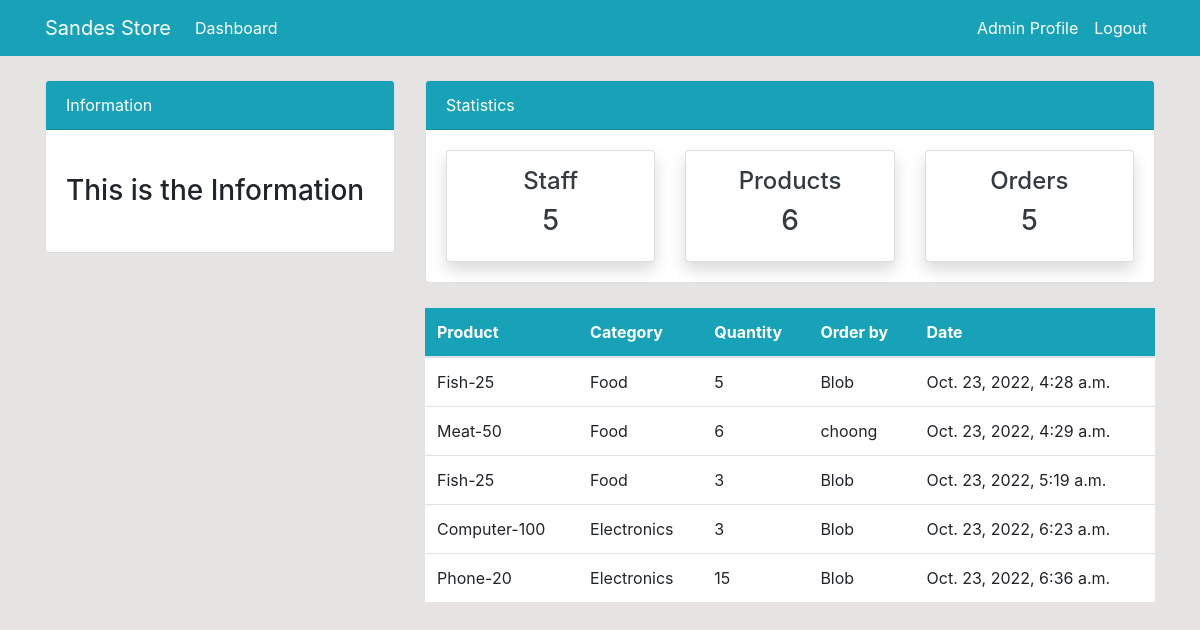
/order/ (signed in), run on the app's committed database.
### dashboard/models.py (models this page shows, shortened)
class Order(models.Model):
    product = models.ForeignKey(Product, on_delete=models.CASCADE, null=True)
    staff = models.ForeignKey(User, models.CASCADE, null=True)
    order_quantity = models.PositiveIntegerField(null=True)
    date = models.DateTimeField(auto_now_add=True)
    class Meta:
        verbose_name_plural = 'Order'

class Product(models.Model):
    name = models.CharField(max_length=100, null=True)
    category = models.CharField(max_length=20, choices=CATEGORY, null=True)
    quantity = models.PositiveBigIntegerField(null=True)
    class Meta:
        verbose_name_plural = 'Product'
    def __str__(self):
        return f'{self.name}-{self.quantity}'

### dashboard/views.py (the view)
# urls.py: path('order/', views.order, name='dashboard-order'),
@login_required
def order(request):
    orders = Order.objects.all()
    orders_count = orders.count()
    workers_count = User.objects.all().count()
    product_count = Product.objects.all().count()
    context = {
        'orders': orders,
        'workers_count': workers_count,
        'orders_count': orders_count,
        'product_count': product_count,
    }
    return render(request, 'dashboard/order.html', context)

### templates/dashboard/order.html (shortened to what this page needs)
{% extends 'partials/base.html' %}
{% block content %}
{% include 'partials/topnav.html' %}
    <div class="container">
        <div class="row my-4">
            <div class="col-md-4">
            </div>
            <div class="col-md-8">
                <table class="table bg-white">
                    <thead class="bg-info">
                        <tr class="text-white">
                            <th scope="col">Product</th>
                            <th scope="col">Category</th>
                            <th scope="col">Quantity</th>
                            <th scope="col">Order by</th>
                            <th scope="col">Date</th>
                        </tr>
                    </thead>
                    <tbody>
                        {% for orders in orders%}
                        <tr>
                            <td>{{ orders.product }}</td>
                            <td>{{ orders.product.category }}</td>
                            <td>{{ orders.order_quantity }}</td>
                            <td>
                                {{ orders.staff.username }}
                            </td>
                            <td>
                                {{ orders.date }}
                            </td>
                        </tr>
                        {% endfor %}
                    </tbody>
                </table>
            </div>
        </div>
    </div>
{% endblock %}

### templates/partials/nav.html (shortened to what this page needs)
   <nav class="navbar navbar-expand-lg navbar-info bg-info">
    {% if user.is_authenticated %}
    <div class="container">
        <a class="navbar-brand text-white" href="{% url 'dashboard-index' %}">Sandes Store</a>
        <div class="collapse navbar-collapse" id="navbarSupportedContent">
            <ul class="navbar-nav mr-auto">
                <li class="nav-item active">
                    <a class="nav-link text-white" href="{% url 'dashboard-index' %}">Dashboard </a>
                </li>
            </ul>
            <ul class="navbar-nav ml-auto">
                <li class="nav-item active">
                    <a class="nav-link text-white" href="{% url 'user-profile' %}">{{ user.username }} Profile </a>
                </li>
                <li class="nav-item">
                    <a class="nav-link text-white" href="{% url 'user-logout' %}">Logout</a>
                </li>
            </ul>
            {% endif %}
        </div>
    </div>
</nav>

### static/styles.css (style rules this page uses)
body { background: rgb(230, 227, 227); }

### data on the page
Order: product "Fish-25", product.category "Food", order_quantity "5", staff.username "Blob", date "Oct. 23, 2022, 4:28 a.m."
Order: product "Meat-50", product.category "Food", order_quantity "6", staff.username "choong", date "Oct. 23, 2022, 4:29 a.m."
Order: product "Fish-25", product.category "Food", order_quantity "3", staff.username "Blob", date "Oct. 23, 2022, 5:19 a.m."
Order: product "Computer-100", product.category "Electronics", order_quantity "3", staff.username "Blob", date "Oct. 23, 2022, 6:23 a.m."
Order: product "Phone-20", product.category "Electronics", order_quantity "15", staff.username "Blob", date "Oct. 23, 2022, 6:36 a.m."

### other printed values
{{ user.username }} "Admin"
{{ workers_count }} "5"
{{ product_count }} "6"
{{ orders_count }} "5"
